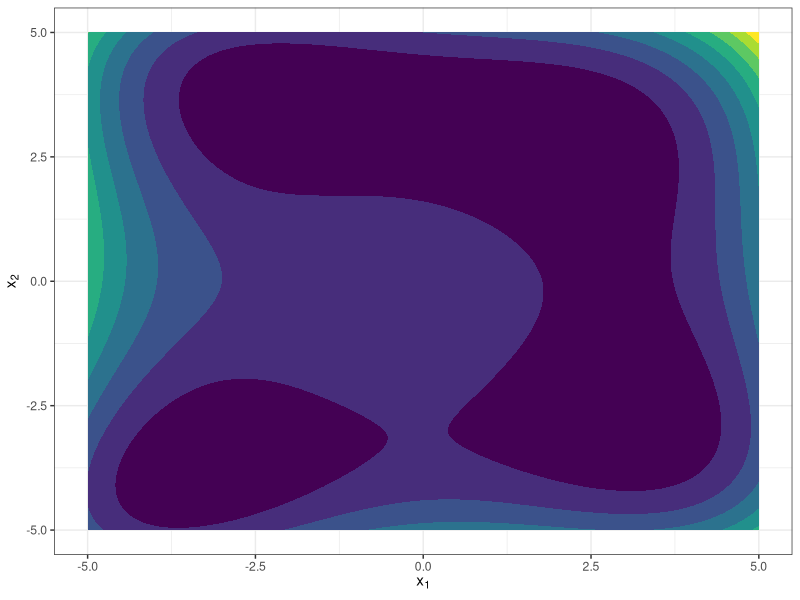
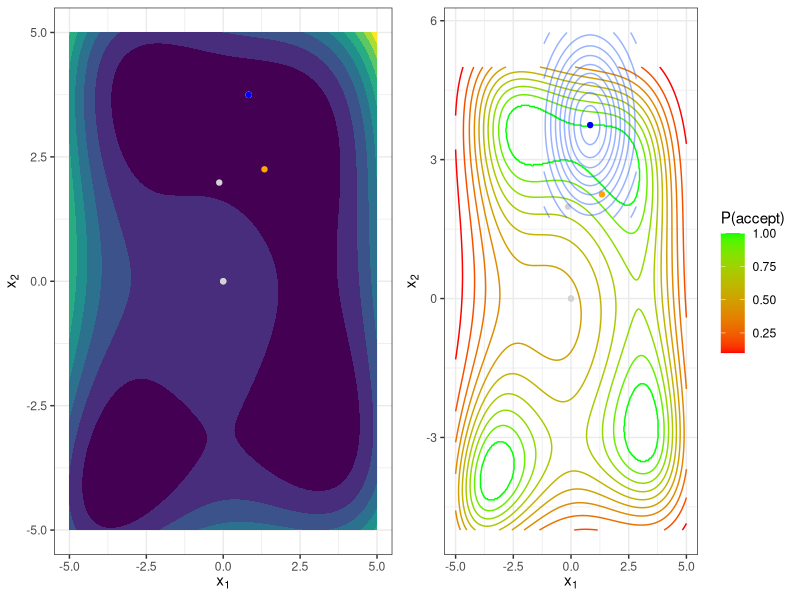
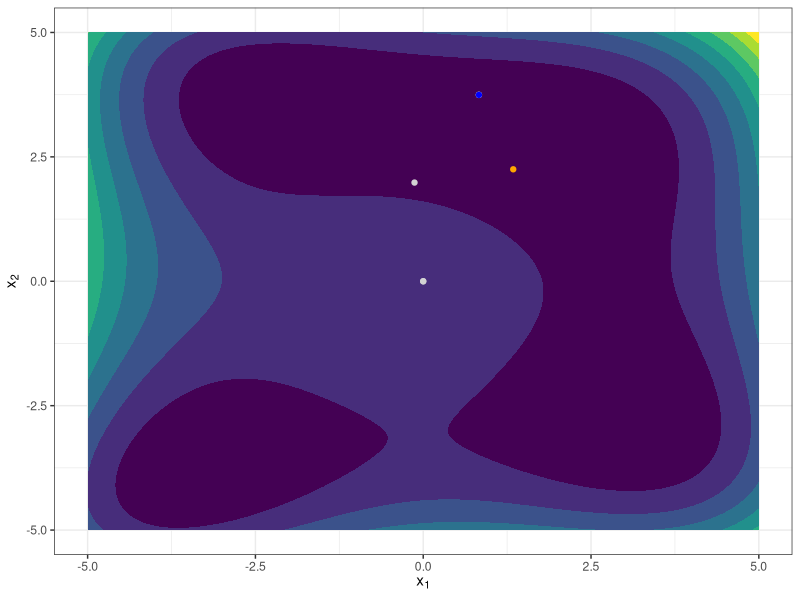
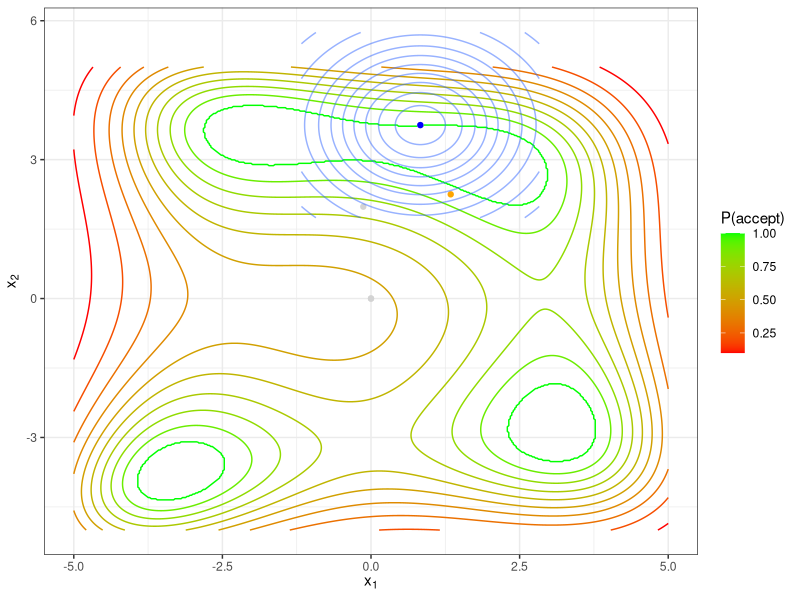

The R script that drew these images, in order:
# ------------------------------------------------------------------------------
# derivative free

# FIG: plot Himmelblau's function
# ------------------------------------------------------------------------------

library(msm)
library(ggplot2)
library(gridExtra)

set.seed(1111)
# ------------------------------------------------------------------------------

#1 Initialize optim function and its domain; generate function to calculate acceptance probs.
#1.1 Choose function to optimize; here 'Himmelblau's function' chosen.

f = function(x){
  (x[2]^2 + x[1] - 11)^2 + (x[2] + x[1]^2 - 7)^2
}

#1.2 generate domain and respective values of function f.
x1 = seq(-5, 5, length.out = 400)
x2 = x1
grid <- expand.grid(x1 = x1, x2 = x2) # needed for ggplot
grid$y = apply(grid, 1, f)

#1.3 Calculates the acceptance probabilities given a current iteration
#### Function input: f = optim function, xcurr = current point in space, z = overall matrix of z=f(x) values,
#### tempcurr = current temperature.
calcAcceptanceProbs = function(f, xcurr, grid, tempcurr){
    zcurr = f(xcurr)
    grid$prob = 1
    idx = which(grid$y >= zcurr)
    grid[idx, ]$prob =  exp(-(grid[idx, ]$y - zcurr) / tempcurr)
    return(grid)
}

#2 Visualize function with contour lines.

p = ggplot() + stat_contour_filled(data = grid, aes(x = x1, y = x2, z = y)) + xlab(expression(x[1])) + ylab(expression(x[2]))    
# p = p + geom_point(data = data.frame(x = 0, y = 1), aes(x = x, y = y), colour = "orange")
p = p + guides(fill = "none") + theme_bw()
p

#3 Simulated Annealing algorithm
#3.1 set start value x; set current best point 'xbest'; generate sequence of temperatures;
#### create 'tracking' matrix for saving parameters of each iteration.
#### 'tracking' columns: 'xbest_x1' and 'xbest_x2' = x and y coords of current best point,
#### 'xnew' = x and y coords of sampled point in respective iteration.

x = c(0, 0) 
xbest = x
c = 0.8
T = 200
tempseq = c(rep(T, 50), c^{1:200} * T)
iters = c(2, 3, 5, 10, 20, 30, 50, 60) # iterations we want to consider 


# start point
tracking = data.frame(x[1], x[2], x[1], x[2], 0, 0, f(x), 1, NA)
colnames(tracking) = c("xbest_x1", "xbest_x2", "xnew_x1", "xnew_x2", "xold_x1", "xold_x2", "z", "iteration", "type")

#3.2 start algorithm simulated annealing.
for(k in 2:length(tempseq)){    
  xold = x                                    
  xnew = c(rtnorm(n = 1, mean = x[1], sd = 1.5, lower = -3.8, upper = 3.8),
           rtnorm(n = 1, mean = x[2], sd = 1.5, lower = -3.8, upper = 3.8))          
  type = "reject"
  if(f(xnew) < f(x)){
    x = xnew
    type = "accept"
  } else{
      prob = exp(-(f(xnew) - f(x))/tempseq[k])
      if(sample(c(0,1), size = 1, prob = c(1-prob, prob)) == 1){
        x = xnew
        type = "accept"
      }
    }
  if(f(x) < f(xbest)){
    xbest = x 
  }
  tracking[k,] = c(xbest[1], xbest[2], xnew[1], xnew[2], xold[1], xold[2], f(xbest), k, type)
}

#4 Generate probabilitites of acceptance

#4.1 Prob matrizes for iteration 1, 2, 3, 50, 100
PAacceptiter = lapply(iters, function(x) {
  calcAcceptanceProbs(f = f, xcurr = as.numeric(c(tracking[x,"xold_x1"], tracking[x,"xold_x2"])), grid = grid,
                                    tempcurr = tempseq[x])
})


#4.2 Arrange data for plot of acceptance probs
dfp = tracking[, c("xold_x1", "xold_x2", "xnew_x1", "xnew_x2", "iteration", "type")]
dfp = as.data.frame(dfp)

#4.3 Plot accceptance probs
for (k in 1:length(PAacceptiter)) {

  p1 = p   
  p1 = p1 + geom_point(data = dfp[1:iters[k], ], aes(x = as.numeric(xold_x1), y = as.numeric(xold_x2)), colour = "lightgray")
  p1 = p1 + geom_point(data = dfp[iters[k], ], aes(x = as.numeric(xold_x1), y = as.numeric(xold_x2)), colour = "blue")
  p1 = p1 + geom_point(data = dfp[iters[k], ], aes(x = as.numeric(xnew_x1), y = as.numeric(xnew_x2)), colour = "orange")
  p1 = p1 + theme_bw() + theme(legend.position = "none")

  # For title page of slides 
  if (k == 3) {
    ggsave(paste0("../figure/himmelblau-iter", k, "_probabilities.pdf"), p1, height = 4, width = 5)
  }

  df = PAacceptiter[[k]]
  p2 = ggplot()
  p2 = p2 + geom_contour(data = df, aes(x = x1, y = x2, z = prob, colour = after_stat(level))) 
  p2 = p2 + xlab(expression(x[1])) + ylab(expression(x[2]))    
  p2 = p2 + scale_colour_gradient(low="red", high="green")
  p2 = p2 + theme_bw()
  p2 = p2 + geom_point(data = dfp[1:iters[k], ], aes(x = as.numeric(xold_x1), y = as.numeric(xold_x2)), colour = "lightgray")
  p2 = p2 + geom_point(data = dfp[iters[k], ], aes(x = as.numeric(xold_x1), y = as.numeric(xold_x2)), colour = "blue")
  p2 = p2 + geom_point(data = dfp[iters[k], ], aes(x = as.numeric(xnew_x1), y = as.numeric(xnew_x2)), colour = "orange")
  p2 = p2 + labs(colour='P(accept)') 

  # plot contour lines of normal distribution
  m = as.numeric(c(dfp[iters[k], ]$xold_x1, dfp[iters[k], ]$xold_x2))
  sigma = matrix(c(1.5, 0, 0, 1.5), nrow=2)
  bb = 2
  grid2 = expand.grid(x1 = seq(m[1] - bb, m[1] + bb, length.out = 100), x2 = seq(m[2] - bb, m[2] + bb, length.out = 100))
  qsamp <- cbind(grid2, prob = mvtnorm::dmvnorm(grid2, mean = m, sigma = sigma))

  p2 = p2 + geom_contour(data = qsamp, aes(x = x1, y = x2, z = prob), alpha = 0.5)

  # For title page of slides 
  if (k == 3) {
    ggsave(paste0("../figure/himmelblau-iter", k, "_probabilities.pdf"), p2, height = 4, width = 5)
  }

  if (k != 3) {
    next
  }

  grid.arrange(p1, p2, nrow = 1)
}
